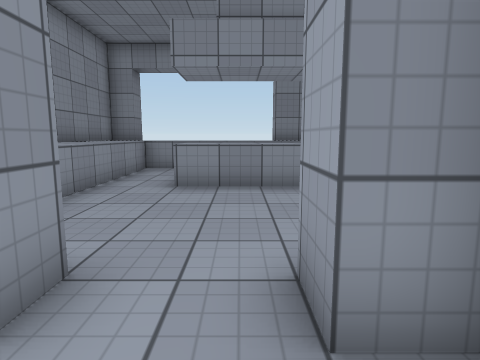
View 1 (above)

18 first-person views from a walk through a Unity game level. The camera is 1.2 m above the floor, tilts 8° down and sees 75° across. The floor is counted in squares, 1 m on a side. Each view is taken from the middle of a square. On the plan, view 1 faces up. The plan holds only what a view shows up to about 13 squares ahead; the rest is blank. The place goes on beyond the plan. The player character is not drawn. Surface patterns are stand-ins for the level's own textures.

View 2
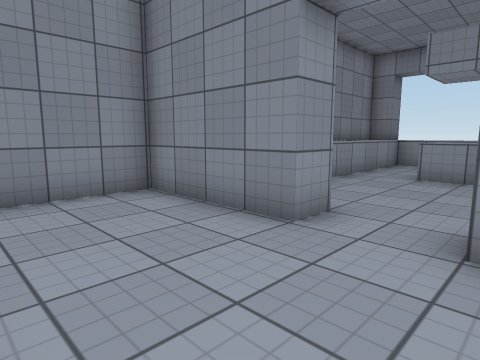

View 3
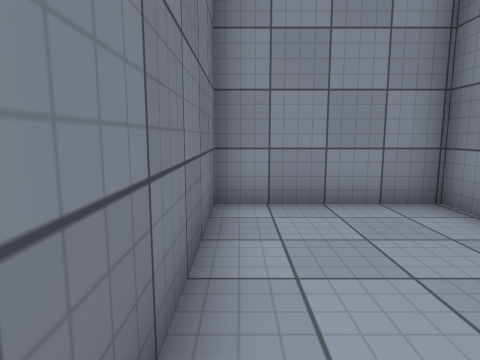

View 4
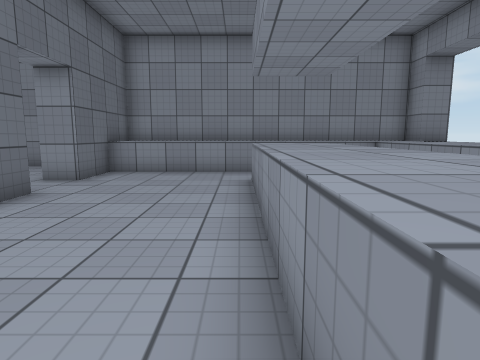

View 5
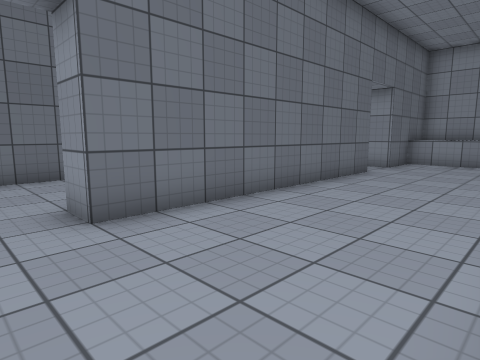

View 6
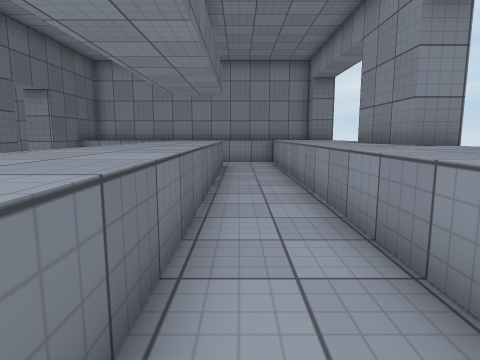

View 7
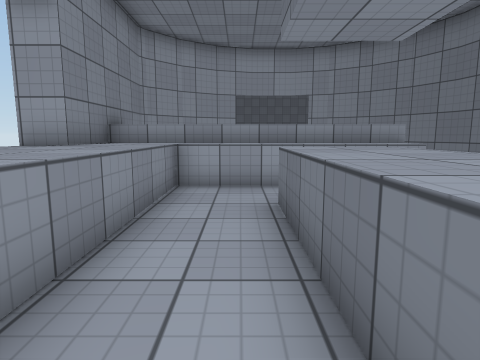

View 8
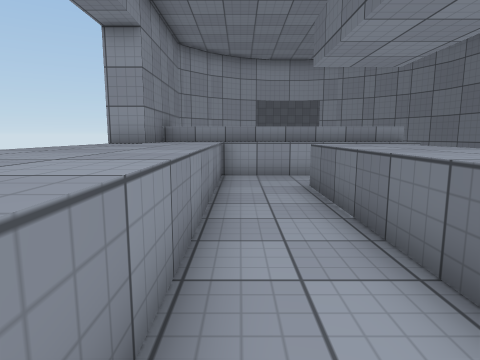

View 9
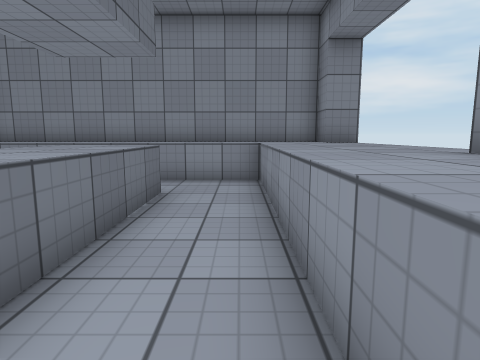

View 10
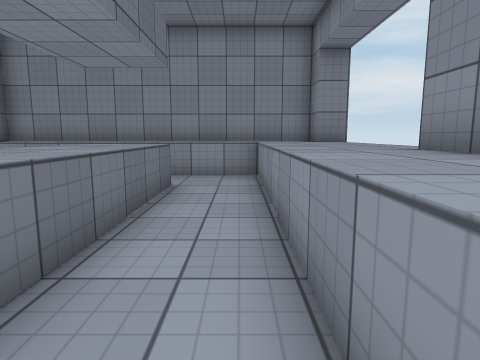

View 11
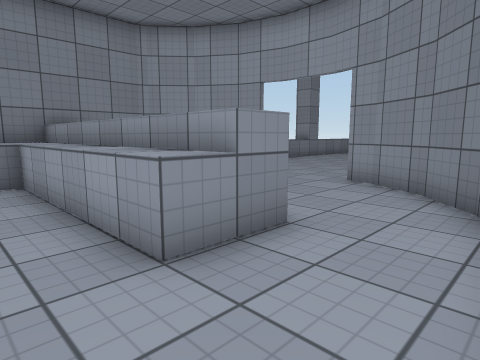

View 12
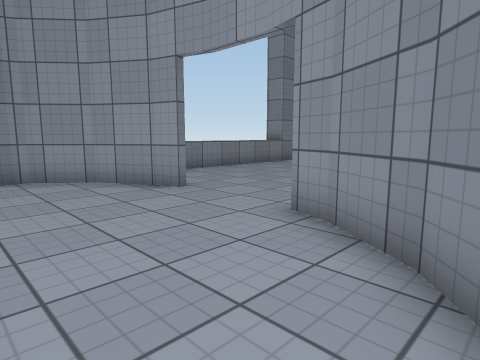

View 13
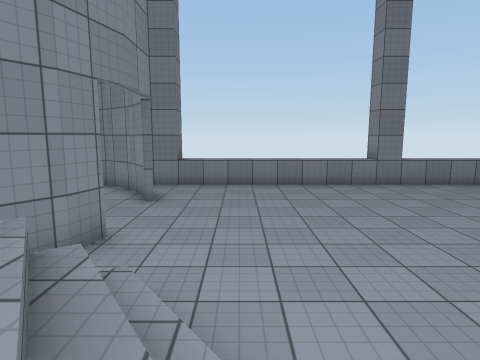

View 14
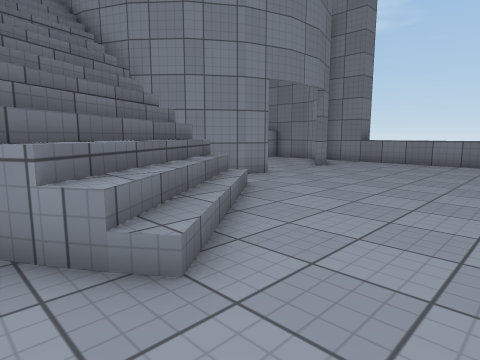

View 15
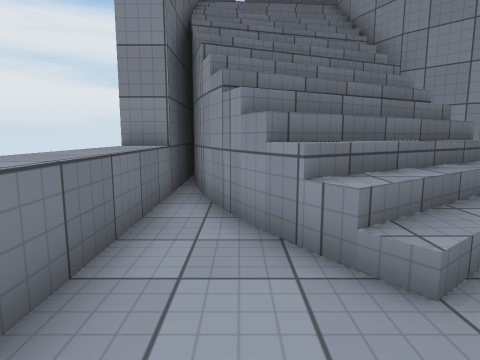

View 16
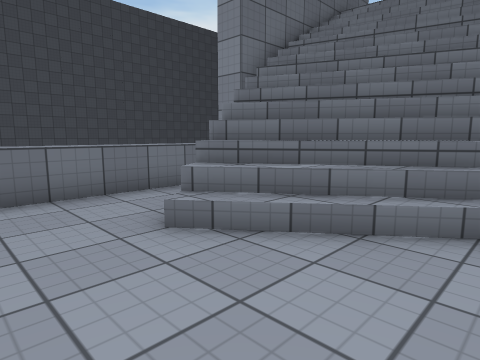

View 17
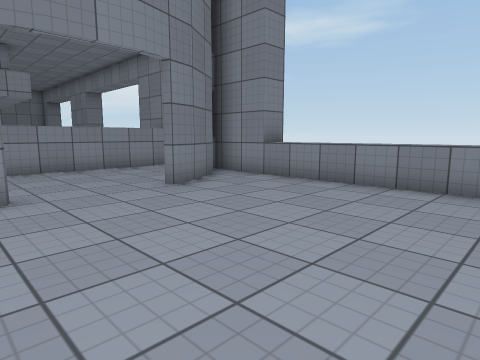

View 18
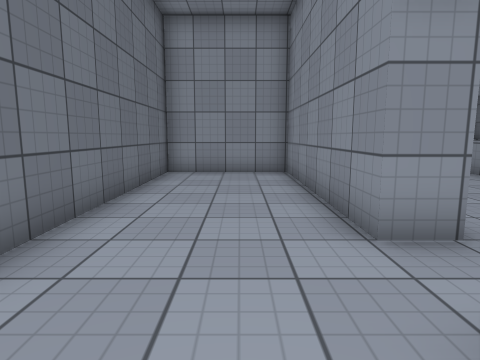

### Floor plan
Key: @ floor where view 1 was taken; # wall or solid block; . floor; / step, stairs or slope; = window, fence, low wall or low ledge; ^ raised ledge; v drop or lower ground.
Columns run from 6 left of view 1 to 26 right of it. Each row starts with its distance up from view 1.
 15  #        #       #      #
 14 ##^^^^^^###^^^^^^^########^^^^^^^
 13 #^^^^^^^^^^^^^^^^^^^^..##........
 12 #^^^^^^^^^^^^^^^^^^^^...##.......
 11 #^^................^^....#.......
 10 #^^................^^............
  9 #^^..^^^^^^^^^^^^..^^............
  8 #^^..^^^^^^^^^^^^..^^............
  7 #^^................^^............
  6 #^^................^^....#.......
  5 #^^.....................##.......
  4 #^^....................###//.....
  3 #^^............... .####/////....
  2 #####..#########..  //////////...
  1 #.......#.........  //////////...
  0 #.....@.#......... .////////#=...
 -1 #...... #.........  /////////....
 -2 #.......#.........  ////v/......
 -3 ######  #########   ######^^^^^^

Where each view was taken, in squares from view 1:
view 1: 0 up, 0 right, facing up
view 2: 2 down, 1 right, facing up-left
view 3: 2 down, 0 right, facing left
view 4: 7 up, 7 right, facing left
view 5: 7 up, 11 right, facing down-left
view 6: 10 up, 11 right, facing left
view 7: 10 up, 5 right, facing right
view 8: 11 up, 3 right, facing right
view 9: 11 up, 5 right, facing left
view 10: 11 up, 6 right, facing left
view 11: 3 up, 11 right, facing up-right
view 12: 4 up, 15 right, facing up-right
view 13: 1 up, 22 right, facing up
view 14: 1 down, 26 right, facing up-left
view 15: 1 down, 26 right, facing left
view 16: 4 up, 26 right, facing down-left
view 17: 6 up, 26 right, facing up-left
view 18: 0 up, 13 right, facing left
